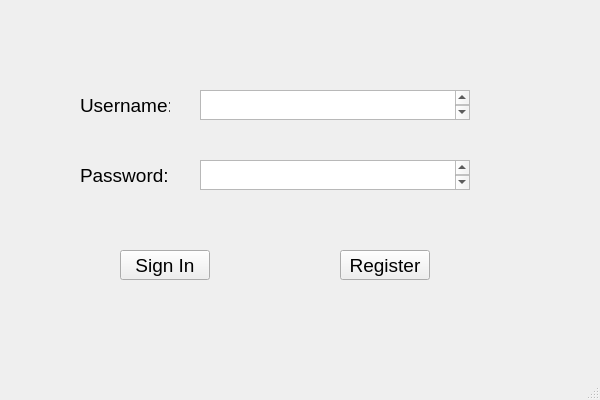
<?xml version="1.0" encoding="UTF-8"?>
<ui version="4.0">
 <class>Login</class>
 <widget class="QMainWindow" name="Login">
  <property name="geometry">
   <rect>
    <x>0</x>
    <y>0</y>
    <width>600</width>
    <height>400</height>
   </rect>
  </property>
  <property name="windowTitle">
   <string>MainWindow</string>
  </property>
  <widget class="QWidget" name="centralwidget">
   <widget class="QPushButton" name="SignIn">
    <property name="geometry">
     <rect>
      <x>120</x>
      <y>250</y>
      <width>90</width>
      <height>30</height>
     </rect>
    </property>
    <property name="font">
     <font>
      <family>Arial</family>
      <pointsize>14</pointsize>
     </font>
    </property>
    <property name="text">
     <string>Sign In</string>
    </property>
   </widget>
   <widget class="QPushButton" name="SignIn_2">
    <property name="geometry">
     <rect>
      <x>340</x>
      <y>250</y>
      <width>90</width>
      <height>30</height>
     </rect>
    </property>
    <property name="font">
     <font>
      <family>Arial</family>
      <pointsize>14</pointsize>
     </font>
    </property>
    <property name="text">
     <string>Register</string>
    </property>
   </widget>
   <widget class="QTextEdit" name="textEdit">
    <property name="geometry">
     <rect>
      <x>200</x>
      <y>90</y>
      <width>270</width>
      <height>30</height>
     </rect>
    </property>
    <property name="font">
     <font>
      <family>Arial</family>
      <pointsize>14</pointsize>
     </font>
    </property>
   </widget>
   <widget class="QTextEdit" name="textEdit_2">
    <property name="geometry">
     <rect>
      <x>200</x>
      <y>160</y>
      <width>270</width>
      <height>30</height>
     </rect>
    </property>
    <property name="font">
     <font>
      <family>Arial</family>
      <pointsize>14</pointsize>
     </font>
    </property>
   </widget>
   <widget class="QLabel" name="label">
    <property name="geometry">
     <rect>
      <x>80</x>
      <y>90</y>
      <width>90</width>
      <height>30</height>
     </rect>
    </property>
    <property name="font">
     <font>
      <family>Arial</family>
      <pointsize>14</pointsize>
     </font>
    </property>
    <property name="text">
     <string>Username:</string>
    </property>
   </widget>
   <widget class="QLabel" name="label_2">
    <property name="geometry">
     <rect>
      <x>80</x>
      <y>160</y>
      <width>90</width>
      <height>30</height>
     </rect>
    </property>
    <property name="font">
     <font>
      <family>Arial</family>
      <pointsize>14</pointsize>
     </font>
    </property>
    <property name="text">
     <string>Password:</string>
    </property>
   </widget>
   <widget class="QLabel" name="label_3">
    <property name="geometry">
     <rect>
      <x>190</x>
      <y>210</y>
      <width>221</width>
      <height>21</height>
     </rect>
    </property>
    <property name="palette">
     <palette>
      <active>
       <colorrole role="WindowText">
        <brush brushstyle="SolidPattern">
         <color alpha="255">
          <red>255</red>
          <green>0</green>
          <blue>0</blue>
         </color>
        </brush>
       </colorrole>
       <colorrole role="Text">
        <brush brushstyle="SolidPattern">
         <color alpha="255">
          <red>255</red>
          <green>0</green>
          <blue>0</blue>
         </color>
        </brush>
       </colorrole>
       <colorrole role="PlaceholderText">
        <brush brushstyle="SolidPattern">
         <color alpha="128">
          <red>255</red>
          <green>0</green>
          <blue>0</blue>
         </color>
        </brush>
       </colorrole>
      </active>
      <inactive>
       <colorrole role="WindowText">
        <brush brushstyle="SolidPattern">
         <color alpha="255">
          <red>255</red>
          <green>0</green>
          <blue>0</blue>
         </color>
        </brush>
       </colorrole>
       <colorrole role="Text">
        <brush brushstyle="SolidPattern">
         <color alpha="255">
          <red>255</red>
          <green>0</green>
          <blue>0</blue>
         </color>
        </brush>
       </colorrole>
       <colorrole role="PlaceholderText">
        <brush brushstyle="SolidPattern">
         <color alpha="128">
          <red>255</red>
          <green>0</green>
          <blue>0</blue>
         </color>
        </brush>
       </colorrole>
      </inactive>
      <disabled>
       <colorrole role="WindowText">
        <brush brushstyle="SolidPattern">
         <color alpha="255">
          <red>120</red>
          <green>120</green>
          <blue>120</blue>
         </color>
        </brush>
       </colorrole>
       <colorrole role="Text">
        <brush brushstyle="SolidPattern">
         <color alpha="255">
          <red>120</red>
          <green>120</green>
          <blue>120</blue>
         </color>
        </brush>
       </colorrole>
       <colorrole role="PlaceholderText">
        <brush brushstyle="SolidPattern">
         <color alpha="128">
          <red>0</red>
          <green>0</green>
          <blue>0</blue>
         </color>
        </brush>
       </colorrole>
      </disabled>
     </palette>
    </property>
    <property name="font">
     <font>
      <family>Arial</family>
      <pointsize>14</pointsize>
     </font>
    </property>
    <property name="text">
     <string/>
    </property>
   </widget>
  </widget>
  <widget class="QMenuBar" name="menubar">
   <property name="geometry">
    <rect>
     <x>0</x>
     <y>0</y>
     <width>600</width>
     <height>23</height>
    </rect>
   </property>
  </widget>
  <widget class="QStatusBar" name="statusbar"/>
 </widget>
 <resources/>
 <connections/>
</ui>
